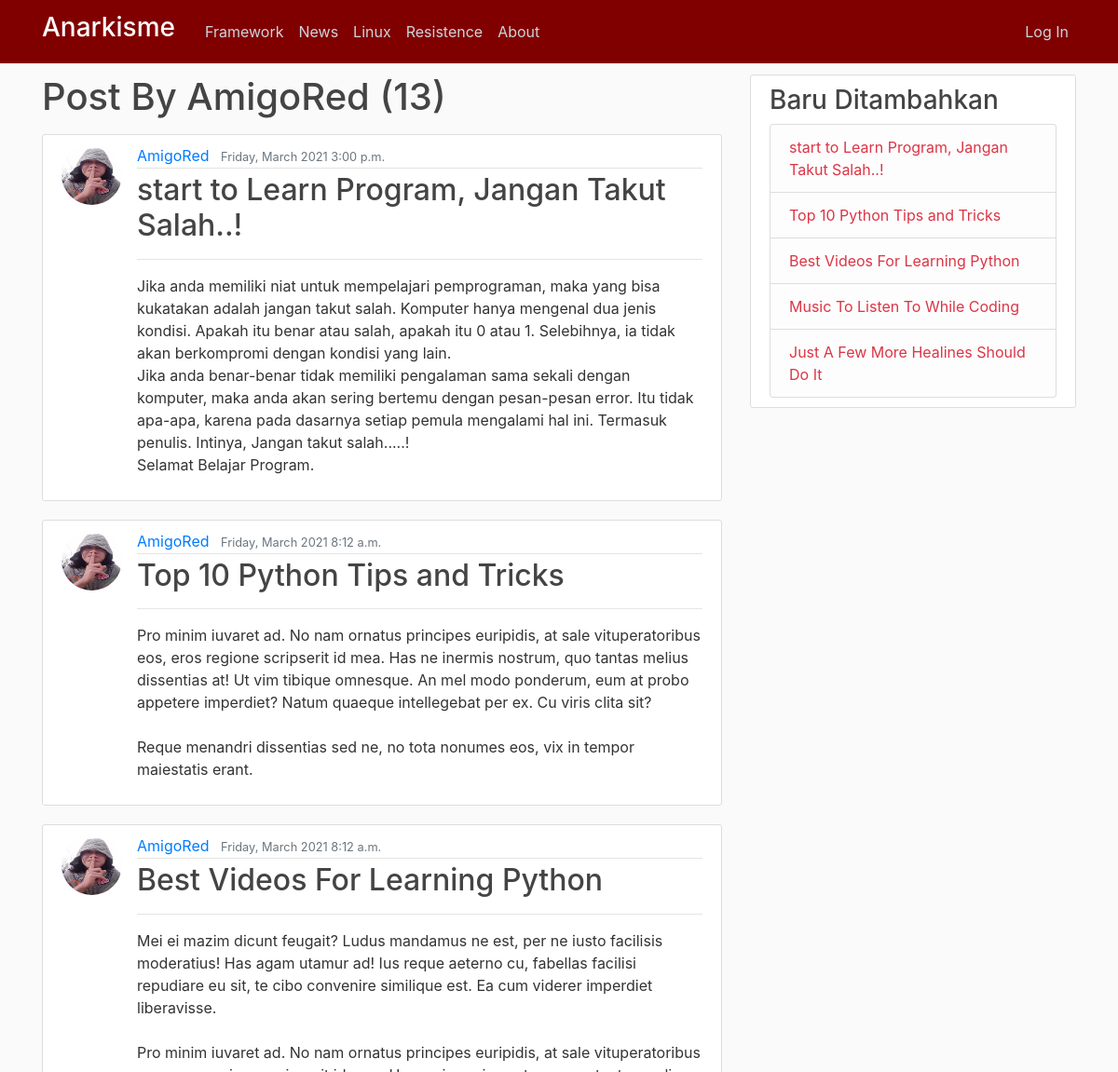
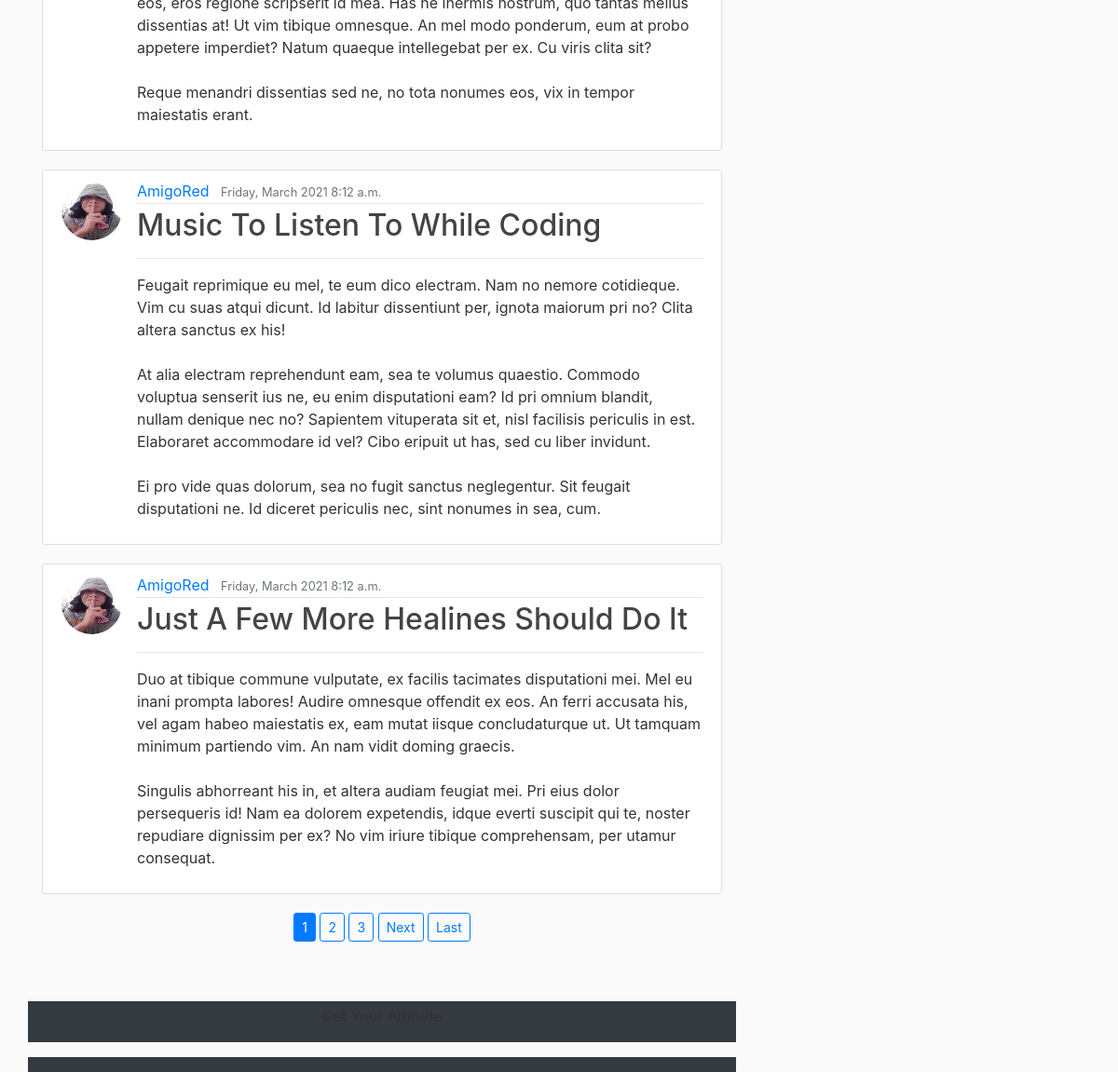
The page /user/AmigoRed on the database as committed earlier (2 pictures, top to bottom).
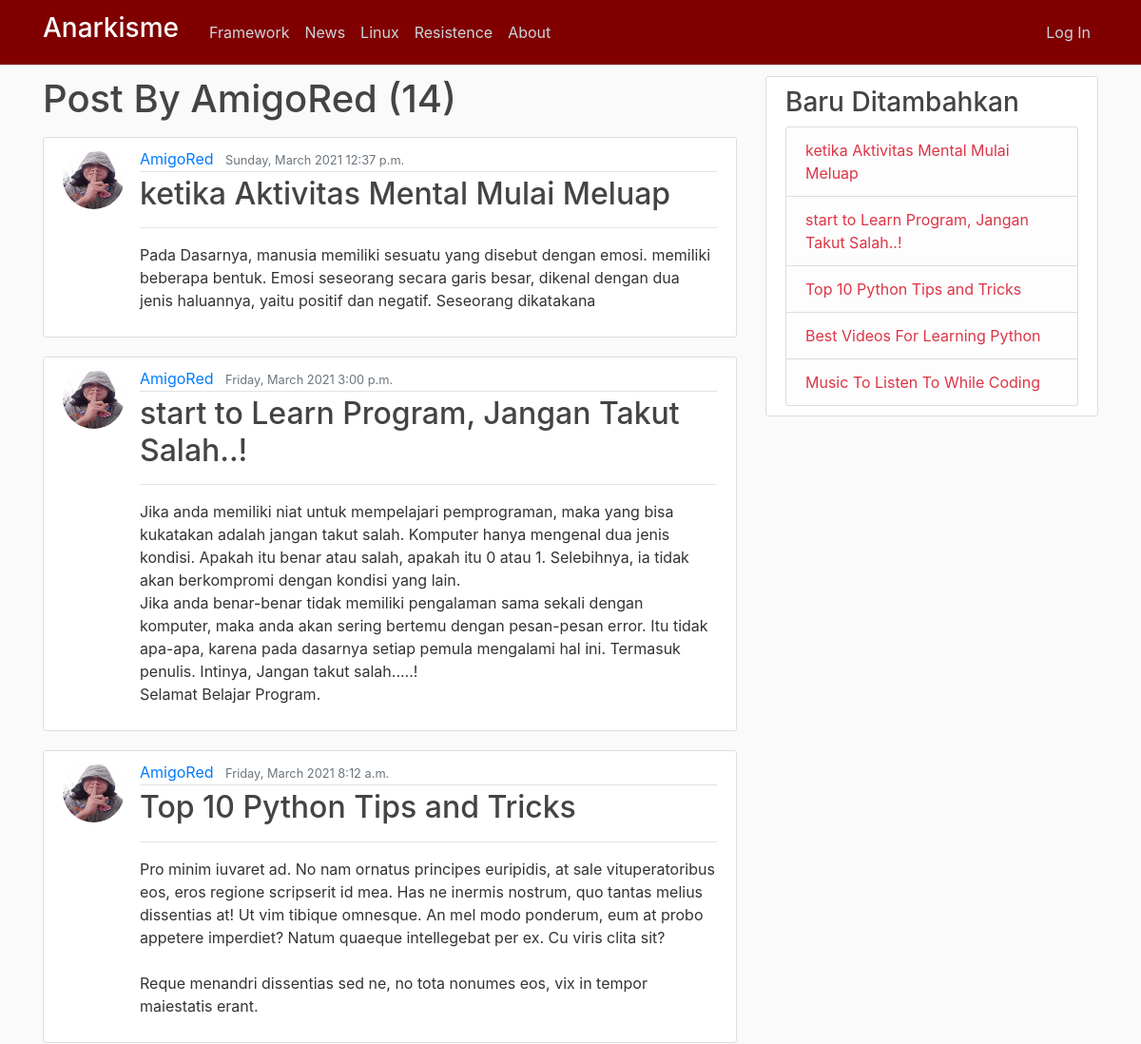
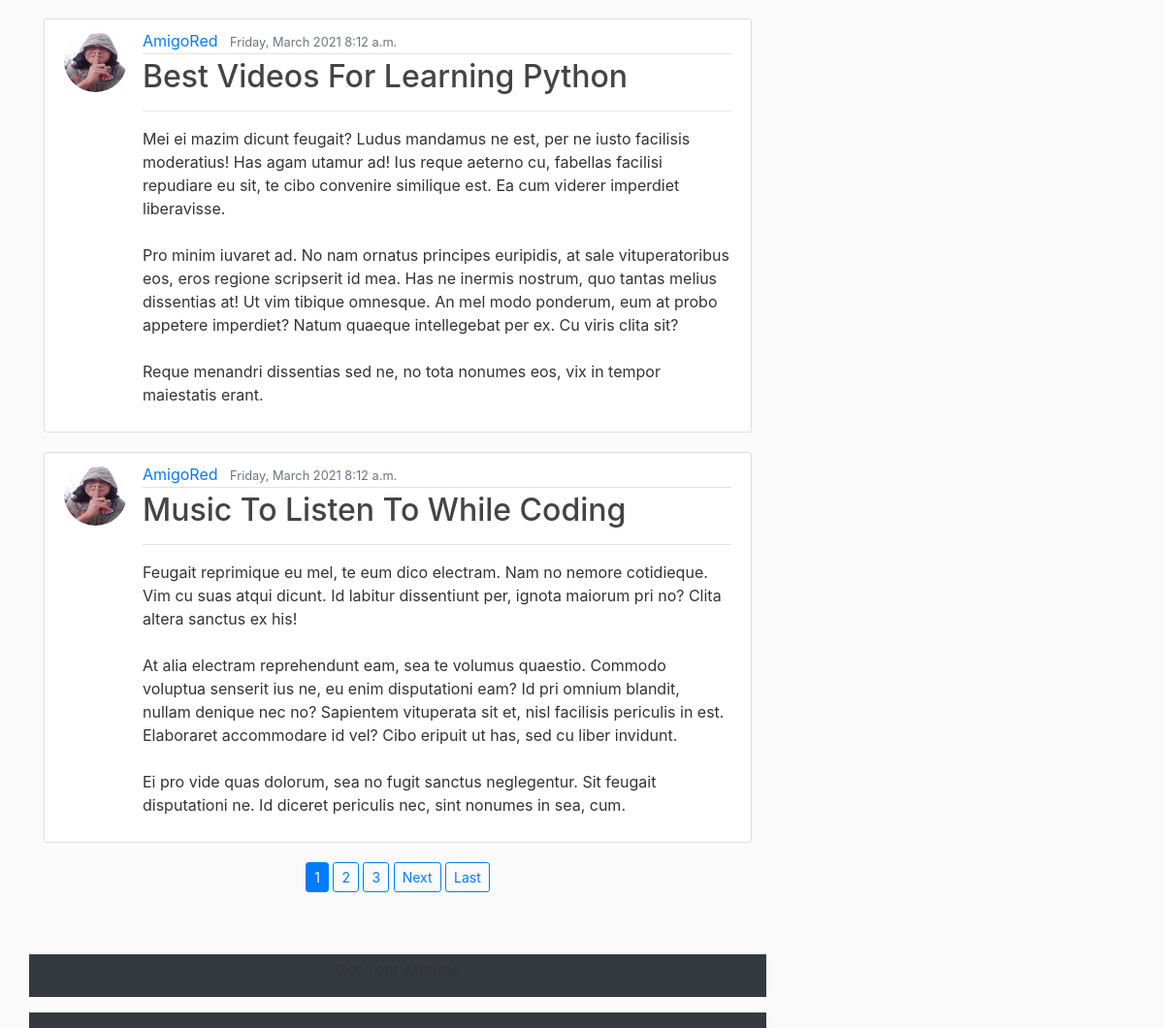
The same page on the database as committed later (2 pictures, top to bottom).
### blog/models.py (models this page shows, shortened)
class Post(models.Model):
	title = models.CharField(max_length=100)
	content = models.TextField()
	url = models.CharField(max_length=50,default='SOME STRING')
	isi = RichTextField(blank=True,null=True)
	tanggal = models.DateTimeField(auto_now_add=timezone.now)
	author = models.ForeignKey(User, on_delete=models.CASCADE)

### users/models.py (models this page shows, shortened)
class Profile(models.Model):
	user = models.OneToOneField(User, on_delete=models.CASCADE)
	image = models.ImageField(default='default.jpg',upload_to='profile_pics')

### blog/views.py (the view)
# urls.py: path('user/<str:username>',UserPostListView.as_view(), name='user-post'),
class UserPostListView(ListView):
	model = Post
	template_name = 'blog/user_post.html'
	context_object_name = 'kirim'
	paginate_by = 5
	def get_queryset(self):
		user = get_object_or_404(User, username=self.kwargs.get('username'))
		return Post.objects.filter(author=user).order_by('-tanggal')

### blog/templates/blog/user_post.html (shortened to what this page needs)
{% extends "blog/base.html" %}
{% block content %}
    <h1 class="mb-3">Post By {{ view.kwargs.username }} ({{ page_obj.paginator.count }})</h1>
    {% for tampil in kirim %}
        <article class="media content-section">
          <img class="rounded-circle article-img" src="{{ tampil.author.profile.image.url }}" alt="">
          <div class="media-body">
            <div class="article-metadata">
              <a class="mr-2" href="{% url 'user-post' tampil.author.username %}">{{tampil.author}}</a>
              <small class="text-muted">{{tampil.tanggal|date:'l, F Y g:i a'}}</small>
            </div>
            <h2><a class="article-title" href="{% url 'post-detail' tampil.id %}">{{tampil.title}}</a></h2>
            <hr>
            <p class="article-content">{{tampil.content}}</p>
          </div>
        </article>
    {% endfor %}
    <div class="row">
      <div class="col-md text-center mb-5">
        {% if is_paginated %}
          {% for num in page_obj.paginator.page_range %}
            {% if page_obj.number == num %}
              <a class="btn btn-primary btn-sm mb-3" href="?page={{ num }}">{{ num }}</a>
            {% elif num > page_obj.number|add:'-3' and num < page_obj.number|add:'3' %}
              <a class="btn btn-outline-primary btn-sm mb-3" href="?page={{ num }}">{{ num }}</a>
            {% endif %}
          {% endfor %}
          {% if page_obj.has_next %}
            <a class="btn btn-outline-primary btn-sm mb-3" href="?page={{ page_obj.next_page_number }}">Next</a>
            <a class="btn btn-outline-primary btn-sm mb-3" href="?page={{ page_obj.paginator.num_pages }}">Last</a>
          {% endif %}
        {% endif %}
      </div>
      <div class="col-md-12 mb-3 pt-1 bg-dark text-center">
              <p>Get Your Attitude</p>
            </div>
    </div>
    <div class="row pt-3 bg-dark">
          </div>
{% endblock content %}

### blog/templates/blog/base.html (shortened to what this page needs)
{% load static %}
<!DOCTYPE html>
<html>
<head>
    <link rel="stylesheet" href="https://maxcdn.bootstrapcdn.com/bootstrap/4.0.0/css/bootstrap.min.css">
    <link rel="stylesheet" type="text/css" href="{% static 'blog/main.css' %}">
</head>
<body>
    <header class="site-header">
      <nav class="navbar navbar-expand-md navbar-dark bg-steel fixed-top">
        <div class="container">
          <a class="navbar-brand mr-4" href="{% url 'blog-home' %}"><h3 class="text-white">Anarkisme</h3></a>
          <div class="collapse navbar-collapse" id="navbarToggle">
            <div class="navbar-nav mr-auto">
              <a class="nav-item nav-link" href="#">Framework</a>
              <a class="nav-item nav-link" href="#">News</a>
              <a class="nav-item nav-link" href="#">Linux</a>
              <a class="nav-item nav-link" href="#">Resistence</a>
              <a class="nav-item nav-link" href="{% url 'blog-about' %}">About</a>
            </div>
            <div class="navbar-nav">
              {% if user.is_authenticated %}
              <a class="nav-item nav-link text-info" href="{% url 'post-create' %}">New Post</a>
              <a class="nav-item nav-link" href="{% url 'profile' %}">Profile</a>
              <a class="nav-item nav-link" href="{% url 'logout' %}">Log Out</a>
              {% else %}
              <a class="nav-item nav-link" href="{% url 'login' %}">Log In</a>
              {% endif %}
            </div>
          </div>
        </div>
      </nav>
    </header>
    <main role="main" class="container">
      <div class="row">
        <div class="col-md-8">
          {% block content %}{% endblock %}
        </div>
        <div class="col-md-4">
          <div class="content-section">
            <h3>Baru Ditambahkan</h3>
              <ul class="list-group">
                {% for baru in kirim %}
                <li class="list-group-item list-group-item-light"><a class="text-danger" href="{% url 'post-detail' baru.id %}">{{baru.title}}</a></li>
                {% endfor %}
              </ul>
          </div>
        </div>
      </div>
    </main>
    <header class="site-header">
      <nav class="navbar navbar-expand-md navbar-dark bg-steel fixed-top">
        <div class="container">
          <a class="navbar-brand mr-4" href="{% url 'blog-home' %}"><h3 class="text-white">Anarkisme</h3></a>
          <div class="collapse navbar-collapse" id="navbarToggle">
            <div class="navbar-nav mr-auto">
              <a class="nav-item nav-link" href="#">Framework</a>
              <a class="nav-item nav-link" href="#">News</a>
              <a class="nav-item nav-link" href="#">Linux</a>
              <a class="nav-item nav-link" href="#">Resistence</a>
              <a class="nav-item nav-link" href="{% url 'blog-about' %}">About</a>
            </div>
            <div class="navbar-nav">
              {% if user.is_authenticated %}
              <a class="nav-item nav-link text-info" href="{% url 'post-create' %}">New Post</a>
              <a class="nav-item nav-link" href="{% url 'profile' %}">Profile</a>
              <a class="nav-item nav-link" href="{% url 'logout' %}">Log Out</a>
              {% else %}
              <a class="nav-item nav-link" href="{% url 'login' %}">Log In</a>
              {% endif %}
            </div>
          </div>
        </div>
      </nav>
    </header>
  </body>
</html>

Rows that differ between the two databases and show on the page:
no longer on this page (row unchanged): Post: author.profile.image (picture), author "AmigoRed", tanggal "Friday, March 2021 8:12 a.m.", title "Just A Few More Healines Should Do It", content "Duo at tibique commune vulputate, ex facilis tacimates disputationi mei. Mel eu inani prompta labores! Audire omnesque offendit ex eos. An ferri accusata his, vel agam habeo maiestatis ex, eam mutat iisque concludaturque ut. Ut tamquam minimum partiendo vim. An nam vidit doming graecis. Singulis abhorreant his in, et altera audiam feugiat mei. Pri eius dolor persequeris id! Nam ea dolorem expetendis, idque everti suscipit qui te, noster repudiare dignissim per ex? No vim iriure tibique comprehensam, per utamur consequat."
added Post: author.profile.image (picture), author "AmigoRed", tanggal "Sunday, March 2021 12:37 p.m.", title "ketika Aktivitas Mental Mulai Meluap", content "Pada Dasarnya, manusia memiliki sesuatu yang disebut dengan emosi. memiliki beberapa bentuk. Emosi seseorang secara garis besar, dikenal dengan dua jenis haluannya, yaitu positif dan negatif. Seseorang dikatakana"
Other text that changed with them:
{{ page_obj.paginator.count }}: "13" → "14"
